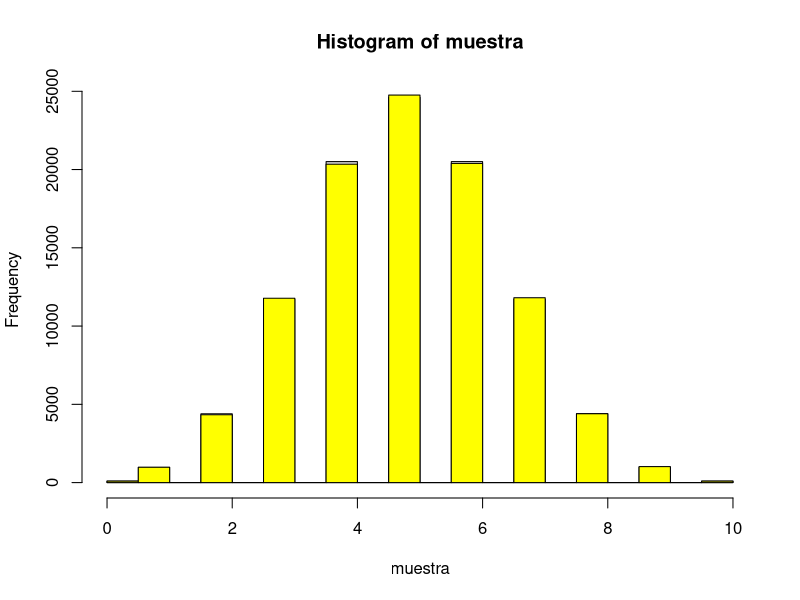
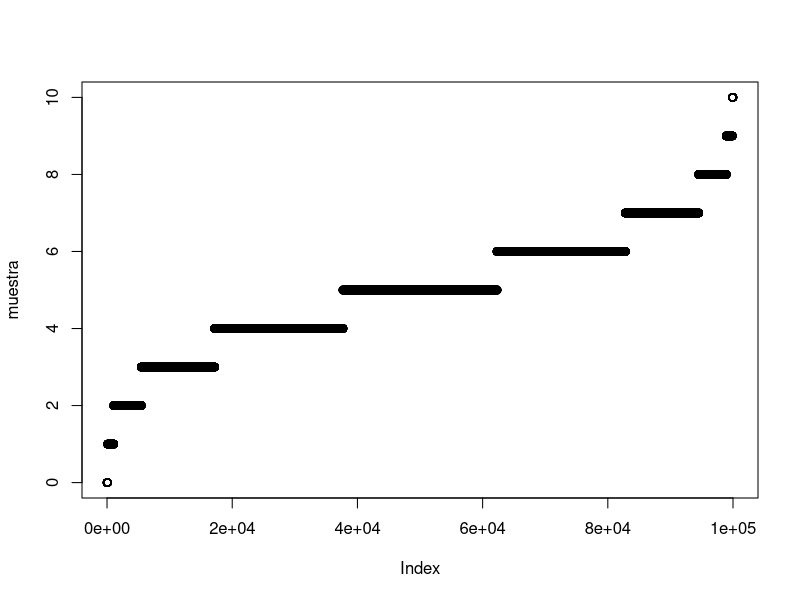
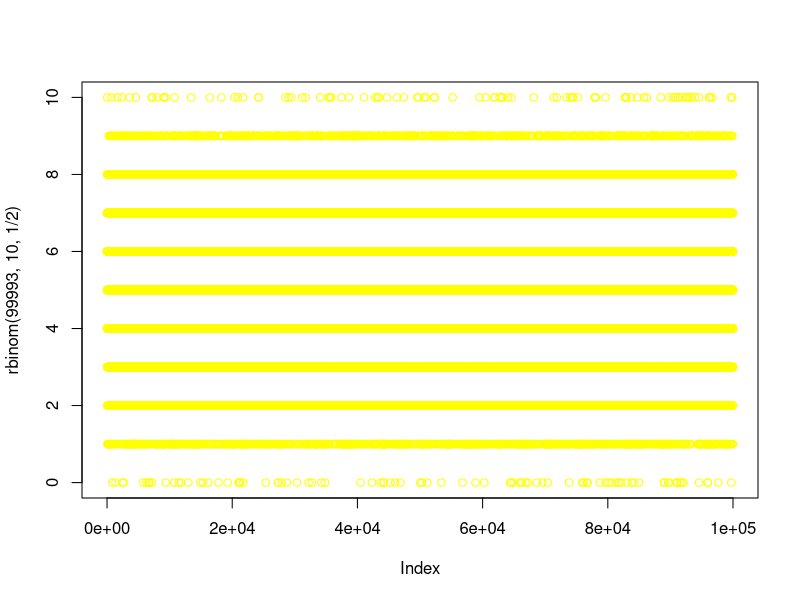

Write the R code that produced these figures, in order.
dbinom(0,10,1/2)
dbinom(1,10,1/2)
dbinom(2,10,1/2)
dbinom(3,10,1/2)
dbinom(0:10,10,1/2)
100000*dbinom(0:10,10,1/2)
aux <- floor(100000*dbinom(0:10,10,1/2))
#sum(floor(100000*dbinom(0:10,10,1/2)))
muestra <- c(rep(0,aux[1]),rep(1,aux[2]),rep(2,aux[3]),
             rep(3,aux[4]),rep(4,aux[5]),rep(5,aux[6]),
             rep(6,aux[7]),rep(7,aux[8]),rep(8,aux[9]),
             rep(9,aux[10]),rep(10,aux[11]))
#c(8,8,8,8) # equivalente a:
#rep(8,4) #función 'repetir'
hist(muestra)
hist(rbinom(99993,10,1/2),col='yellow',add=T)
plot(muestra)
plot(rbinom(99993,10,1/2),col='yellow')
mean(muestra)
mean(rbinom(99993,10,1/2))
var(muestra)
var(rbinom(99993,10,1/2))
